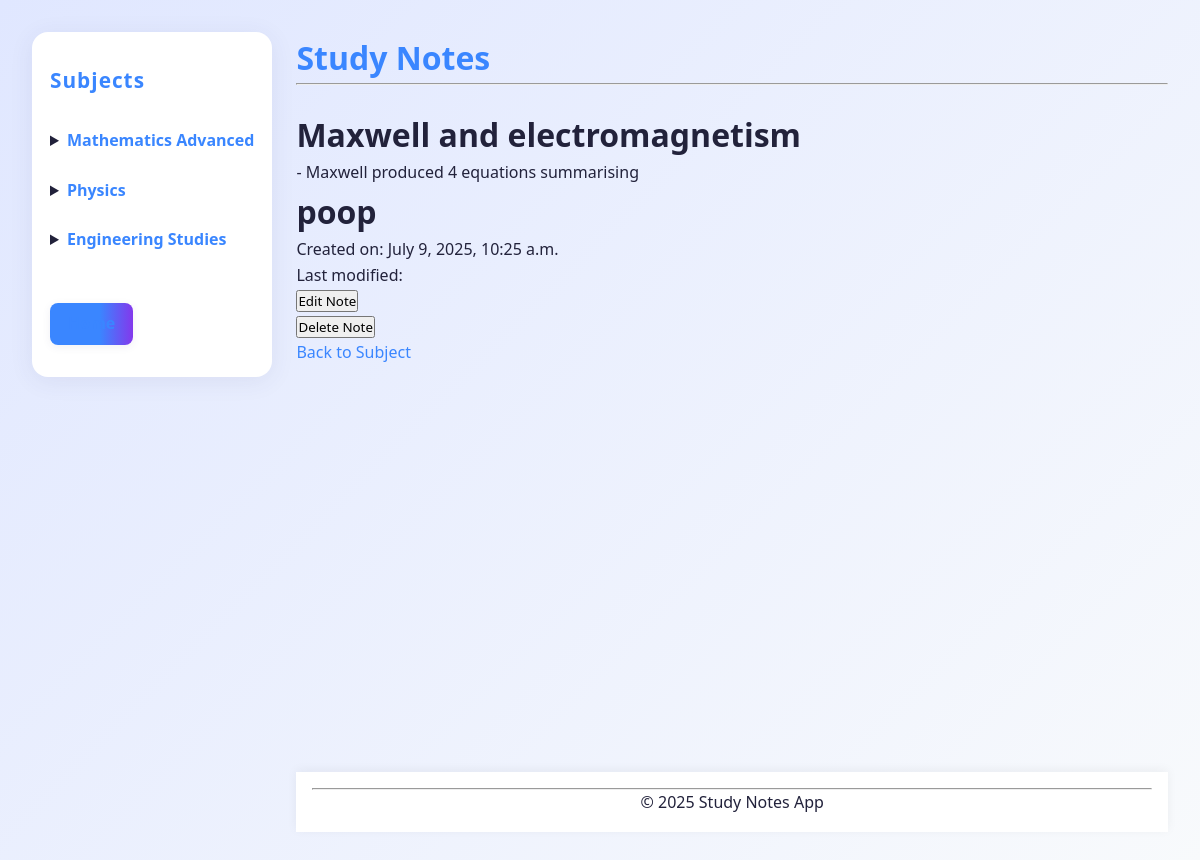
Before: /note/9/ with the older database file.
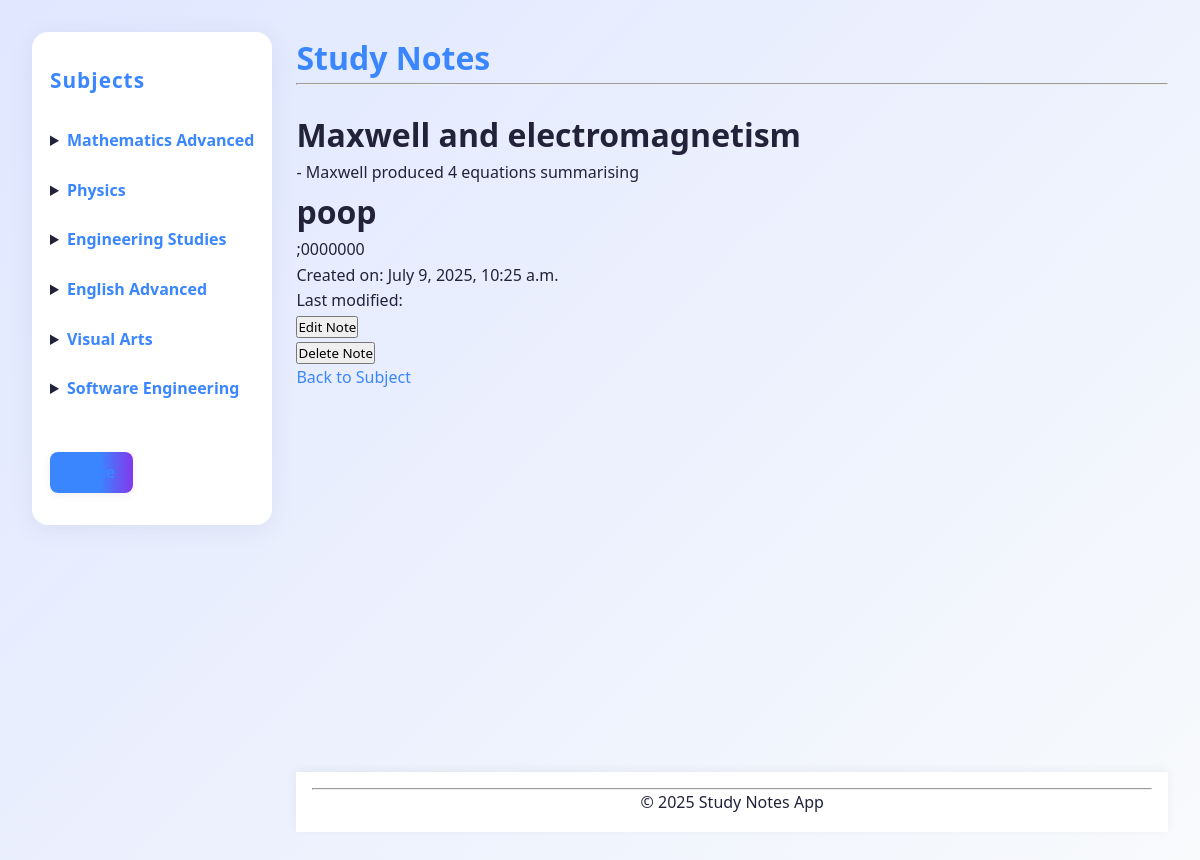
After: the same page with the newer database file.
### notes/models.py (models this page shows, shortened)
class Subject(models.Model):
    name = models.CharField(max_length=200)
    details = RichTextField(blank=True, null=True)
    parent = models.ForeignKey('self', on_delete=models.CASCADE, null=True, blank=True, related_name='subsubjects')

class Note(models.Model):
    subject = models.ForeignKey(Subject, on_delete=models.CASCADE, related_name='notes')
    title = models.CharField(max_length=200)
    content = models.TextField()
    created_at = models.DateTimeField(auto_now_add=True)
    content = RichTextField()

### notes/views.py (the view)
# urls.py: path('note/<int:pk>/', views.note_detail, name='note_detail'),
def note_detail(request, pk):
    note = get_object_or_404(Note, pk=pk)
    return render(request, 'notes/note_detail.html', {
    'note': note,
    'subject': note.subject
})

### notes/context_processors.py (called while the page is built)
def subjects_processor(request):
    return {
        'subjects': Subject.objects.filter(parent__isnull=True).prefetch_related('subsubjects')
    }

### notes/templates/notes/note_detail.html (shortened to what this page needs)
{% extends 'notes/base.html' %}
{% block content %}
    <h1>{{ note.title }}</h1>
    <p>{{ note.content|safe }}</p>
    <p>Created on: {{ note.created_at }}</p>
    <p>Last modified: {{ note.updated_at }}</p>
    <form action="{% url 'notes:edit_note' note.id %}" method="get">
        <button type="submit">Edit Note</button>
    </form>
    <form action="{% url 'notes:delete_note' note.id %}" method="post" style="display:inline;">
        <button type="submit">Delete Note</button>
    </form>
    <p><a href="{% url 'notes:subject_detail' subject.id %}">Back to Subject</a></p>
{% endblock %}

### notes/templates/notes/base.html (shortened to what this page needs)
{% load static %}
<!DOCTYPE html>
<html>
</html><head>
    <link rel="stylesheet" href="{% static 'notes/styles.css' %}">
    <link rel="stylesheet" href="{% static 'notes/modern_overrides.css' %}">
    <link rel="stylesheet" href="{% static 'notes/modern_layout.css' %}">
    <link rel="stylesheet" href="{% static 'notes/notes_overrides.css' %}">
</head>
<body>
    <div class="layout">
        <nav class="sidebar-nav">
            <h2>Subjects</h2>
            <ul>
                {% for subj in subjects %}
                    <li>
                        <details>
                            <summary>
                                <a href="{% url 'notes:subject_detail' subj.id %}">{{ subj.name }}</a>
                            </summary>
                        </details>
                    </li>
                {% endfor %}
            </ul>
            <a href="{% url 'notes:home' %}" class="home-link">Home</a>
        </nav>
        <div class="main-content">
            <header>
                <h1><a href="{% url 'notes:home' %}">Study Notes</a></h1>
                <hr>
            </header>
            <main>
                {% block content %}
                {% endblock %}
            </main>
            <footer>
                <hr>
                <p>&copy; 2025 Study Notes App</p>
            </footer>
        </div>
    </div>
</body>
</html>

Changed rows visible on the page:
added Subject: name "English Advanced"
added Subject: name "Visual Arts"
added Subject: name "Software Engineering"
changed Note "Maxwell and electromagnetism": content "- Maxwell produced 4 equations summarising poop" → "- Maxwell produced 4 equations summarising poop ;0000000"
